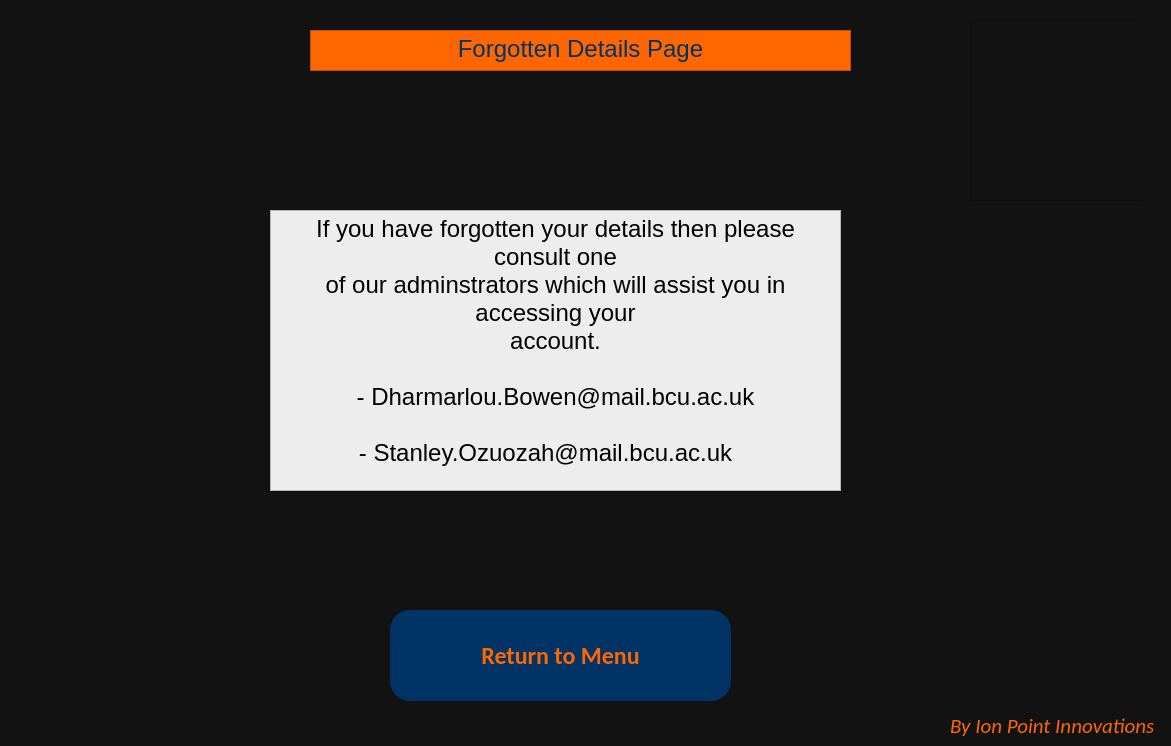
<?xml version="1.0" encoding="UTF-8"?>
<ui version="4.0">
 <class>Dialog</class>
 <widget class="QDialog" name="Dialog">
  <property name="geometry">
   <rect>
    <x>0</x>
    <y>0</y>
    <width>1171</width>
    <height>746</height>
   </rect>
  </property>
  <property name="windowTitle">
   <string>Dialog</string>
  </property>
  <property name="styleSheet">
   <string notr="true">background-color: rgb(18, 18, 18);</string>
  </property>
  <widget class="QLabel" name="lbl_logo">
   <property name="geometry">
    <rect>
     <x>970</x>
     <y>20</y>
     <width>171</width>
     <height>181</height>
    </rect>
   </property>
   <property name="maximumSize">
    <size>
     <width>441</width>
     <height>431</height>
    </size>
   </property>
   <property name="styleSheet">
    <string notr="true">border-image: url(:/newPrefix/Picture3.png);
</string>
   </property>
   <property name="frameShape">
    <enum>QFrame::StyledPanel</enum>
   </property>
   <property name="text">
    <string/>
   </property>
  </widget>
  <widget class="QLabel" name="lbl_manu">
   <property name="geometry">
    <rect>
     <x>950</x>
     <y>710</y>
     <width>221</width>
     <height>31</height>
    </rect>
   </property>
   <property name="font">
    <font>
     <family>Calibri</family>
     <pointsize>16</pointsize>
     <italic>true</italic>
    </font>
   </property>
   <property name="styleSheet">
    <string notr="true">color: rgb(255, 102, 0);
</string>
   </property>
   <property name="text">
    <string>By Ion Point Innovations</string>
   </property>
  </widget>
  <widget class="QTextBrowser" name="txtTitle">
   <property name="geometry">
    <rect>
     <x>310</x>
     <y>30</y>
     <width>541</width>
     <height>41</height>
    </rect>
   </property>
   <property name="font">
    <font>
     <pointsize>18</pointsize>
    </font>
   </property>
   <property name="styleSheet">
    <string notr="true">background-color: rgb(255, 102, 0);
color: rgb(0, 51, 102);
</string>
   </property>
   <property name="html">
    <string>&lt;!DOCTYPE HTML PUBLIC &quot;-//W3C//DTD HTML 4.0//EN&quot; &quot;http://www.w3.org/TR/REC-html40/strict.dtd&quot;&gt;
&lt;html&gt;&lt;head&gt;&lt;meta name=&quot;qrichtext&quot; content=&quot;1&quot; /&gt;&lt;style type=&quot;text/css&quot;&gt;
p, li { white-space: pre-wrap; }
&lt;/style&gt;&lt;/head&gt;&lt;body style=&quot; font-family:'MS Shell Dlg 2'; font-size:18pt; font-weight:400; font-style:normal;&quot;&gt;
&lt;p align=&quot;center&quot; style=&quot; margin-top:0px; margin-bottom:0px; margin-left:0px; margin-right:0px; -qt-block-indent:0; text-indent:0px;&quot;&gt;Forgotten Details Page&lt;/p&gt;&lt;/body&gt;&lt;/html&gt;</string>
   </property>
  </widget>
  <widget class="QPushButton" name="btnReturn">
   <property name="geometry">
    <rect>
     <x>390</x>
     <y>610</y>
     <width>341</width>
     <height>91</height>
    </rect>
   </property>
   <property name="font">
    <font>
     <family>Calibri</family>
     <pointsize>18</pointsize>
     <weight>75</weight>
     <bold>true</bold>
    </font>
   </property>
   <property name="styleSheet">
    <string notr="true">background-color: rgb(0, 51, 102);
border-top-left-radius :20px;
border-top-right-radius : 20px; 
border-bottom-left-radius : 20px; 
border-bottom-right-radius : 20px;
color:#FF6600;</string>
   </property>
   <property name="text">
    <string>Return to Menu</string>
   </property>
  </widget>
  <widget class="QTextBrowser" name="txtAbstract">
   <property name="geometry">
    <rect>
     <x>270</x>
     <y>210</y>
     <width>571</width>
     <height>281</height>
    </rect>
   </property>
   <property name="styleSheet">
    <string notr="true">background-color: rgb(237, 237, 237);
</string>
   </property>
   <property name="html">
    <string>&lt;!DOCTYPE HTML PUBLIC &quot;-//W3C//DTD HTML 4.0//EN&quot; &quot;http://www.w3.org/TR/REC-html40/strict.dtd&quot;&gt;
&lt;html&gt;&lt;head&gt;&lt;meta name=&quot;qrichtext&quot; content=&quot;1&quot; /&gt;&lt;style type=&quot;text/css&quot;&gt;
p, li { white-space: pre-wrap; }
&lt;/style&gt;&lt;/head&gt;&lt;body style=&quot; font-family:'MS Shell Dlg 2'; font-size:8.25pt; font-weight:400; font-style:normal;&quot;&gt;
&lt;p align=&quot;center&quot; style=&quot; margin-top:0px; margin-bottom:0px; margin-left:0px; margin-right:0px; -qt-block-indent:0; text-indent:0px;&quot;&gt;&lt;span style=&quot; font-size:18pt;&quot;&gt;If you have forgotten your details then please consult one&lt;/span&gt;&lt;/p&gt;
&lt;p align=&quot;center&quot; style=&quot; margin-top:0px; margin-bottom:0px; margin-left:0px; margin-right:0px; -qt-block-indent:0; text-indent:0px;&quot;&gt;&lt;span style=&quot; font-size:18pt;&quot;&gt;of our adminstrators which will assist you in accessing your&lt;/span&gt;&lt;/p&gt;
&lt;p align=&quot;center&quot; style=&quot; margin-top:0px; margin-bottom:0px; margin-left:0px; margin-right:0px; -qt-block-indent:0; text-indent:0px;&quot;&gt;&lt;span style=&quot; font-size:18pt;&quot;&gt;account.&lt;/span&gt;&lt;/p&gt;
&lt;p align=&quot;center&quot; style=&quot;-qt-paragraph-type:empty; margin-top:0px; margin-bottom:0px; margin-left:0px; margin-right:0px; -qt-block-indent:0; text-indent:0px; font-size:18pt;&quot;&gt;&lt;br /&gt;&lt;/p&gt;
&lt;p align=&quot;center&quot; style=&quot; margin-top:0px; margin-bottom:0px; margin-left:0px; margin-right:0px; -qt-block-indent:0; text-indent:0px;&quot;&gt;&lt;span style=&quot; font-size:18pt;&quot;&gt;- Dharmarlou.Bowen@mail.bcu.ac.uk&lt;/span&gt;&lt;/p&gt;
&lt;p align=&quot;center&quot; style=&quot;-qt-paragraph-type:empty; margin-top:0px; margin-bottom:0px; margin-left:0px; margin-right:0px; -qt-block-indent:0; text-indent:0px; font-size:18pt;&quot;&gt;&lt;br /&gt;&lt;/p&gt;
&lt;p align=&quot;center&quot; style=&quot; margin-top:0px; margin-bottom:0px; margin-left:0px; margin-right:0px; -qt-block-indent:0; text-indent:0px;&quot;&gt;&lt;span style=&quot; font-size:18pt;&quot;&gt;- Stanley.Ozuozah@mail.bcu.ac.uk   &lt;/span&gt;&lt;/p&gt;&lt;/body&gt;&lt;/html&gt;</string>
   </property>
  </widget>
 </widget>
 <resources>
  <include location="D:/Pictures/Camera Roll/zcz.qrc"/>
 </resources>
 <connections/>
</ui>
